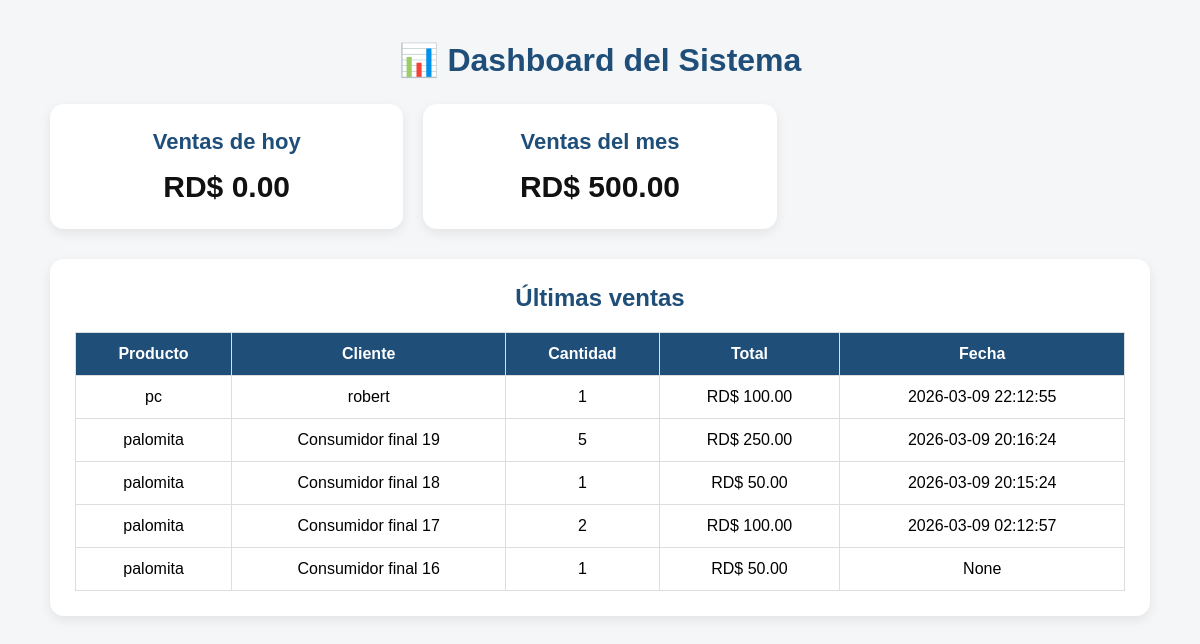
The page /inicio (signed in) on the database as committed earlier.
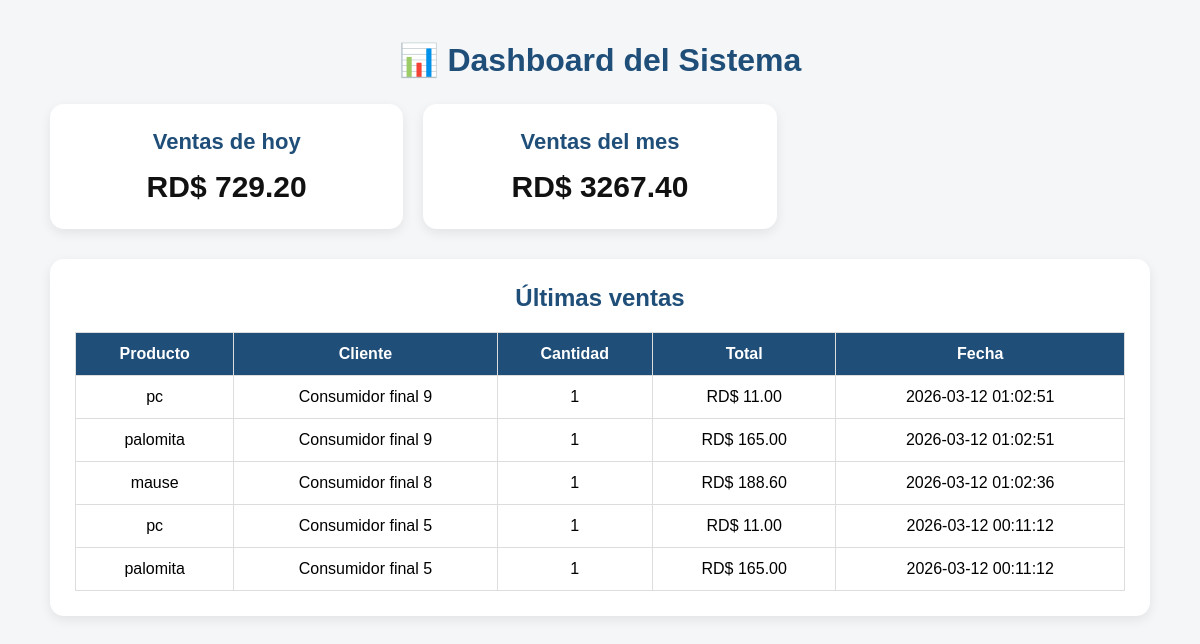
The same page on the database as committed later.
### tables this page shows
CREATE TABLE ventas (
    id INTEGER PRIMARY KEY AUTOINCREMENT,
    producto_id INTEGER,
    nombre_producto TEXT,
    cantidad INTEGER,
    precio REAL,
    total REAL
, cliente_id INTEGER, cliente_nombre TEXT, fecha TEXT, factura_id INTEGER);

### app.py (the view)
@app.route("/inicio")
def inicio_panel():
    if "usuario" not in session:
        return redirect(url_for("login"))
    conexion = sqlite3.connect("pos.db")
    cursor = conexion.cursor()
    cursor.execute("""
        SELECT IFNULL(SUM(v.total), 0)
        FROM ventas v
        WHERE DATE(v.fecha) = DATE('now', 'localtime')
          AND NOT EXISTS (
              SELECT 1
              FROM devoluciones d
              WHERE d.venta_id = v.id
                AND d.estado = 'confirmada'
          )
    """)
    ventas_hoy = cursor.fetchone()[0]
    cursor.execute("""
        SELECT IFNULL(SUM(v.total), 0)
        FROM ventas v
        WHERE strftime('%Y-%m', v.fecha) = strftime('%Y-%m', 'now', 'localtime')
          AND NOT EXISTS (
              SELECT 1
              FROM devoluciones d
              WHERE d.venta_id = v.id
                AND d.estado = 'confirmada'
          )
    """)
    ventas_mes = cursor.fetchone()[0]
    cursor.execute("""
        SELECT nombre, cantidad
        FROM productos
        WHERE cantidad <= 5
        ORDER BY cantidad ASC
    """)
    productos_bajos = cursor.fetchall()
    cursor.execute("""
        SELECT v.nombre_producto, v.cliente_nombre, v.cantidad, v.total, v.fecha
        FROM ventas v
        WHERE NOT EXISTS (
            SELECT 1
            FROM devoluciones d
            WHERE d.venta_id = v.id
              AND d.estado = 'confirmada'
        )
        ORDER BY v.id DESC
        LIMIT 5
    """)
    ultimas_ventas = cursor.fetchall()
    conexion.close()
    return render_template(
        "inicio_panel.html",
        ventas_hoy=ventas_hoy,
        ventas_mes=ventas_mes,
        productos_bajos=productos_bajos,
        ultimas_ventas=ultimas_ventas
    )

### templates/inicio_panel.html (shortened to what this page needs)
<!DOCTYPE html>
<html lang="es">
<head>
</head>
<body>
<div class="contenedor">
    <h1>📊 Dashboard del Sistema</h1>
    <div class="tarjetas">
        <div class="tarjeta">
            <h3>Ventas de hoy</h3>
            <div class="valor">RD$ {{ "%.2f"|format(ventas_hoy) }}</div>
        </div>
        <div class="tarjeta">
            <h3>Ventas del mes</h3>
            <div class="valor">RD$ {{ "%.2f"|format(ventas_mes) }}</div>
        </div>
    </div>
    <div class="bloque">
        <h2>Últimas ventas</h2>
        {% if ultimas_ventas %}
        <table>
            <tr>
                <th>Producto</th>
                <th>Cliente</th>
                <th>Cantidad</th>
                <th>Total</th>
                <th>Fecha</th>
            </tr>
            {% for venta in ultimas_ventas %}
            <tr>
                <td>{{ venta[0] }}</td>
                <td>{{ venta[1] if venta[1] else "Consumidor final" }}</td>
                <td>{{ venta[2] }}</td>
                <td>RD$ {{ "%.2f"|format(venta[3]) }}</td>
                <td>{{ venta[4] }}</td>
            </tr>
            {% endfor %}
        </table>
        {% else %}
        <div class="sin-datos">No hay ventas registradas todavía.</div>
        {% endif %}
    </div>
</div>
</body>
</html>

Rows that differ between the two databases and show on the page:
removed ventas: nombre_producto "pc", cliente_nombre "robert", cantidad "1", total "100.00", fecha "2026-03-09 22:12:55"
removed ventas: nombre_producto "palomita", cliente_nombre "Consumidor final 19", cantidad "5", total "250.00", fecha "2026-03-09 20:16:24"
removed ventas: nombre_producto "palomita", cliente_nombre "Consumidor final 18", cantidad "1", total "50.00", fecha "2026-03-09 20:15:24"
removed ventas: nombre_producto "palomita", cliente_nombre "Consumidor final 17", cantidad "2", total "100.00", fecha "2026-03-09 02:12:57"
removed ventas: nombre_producto "palomita", cliente_nombre "Consumidor final 16", cantidad "1", total "50.00", venta "None"
now on this page (row edited): ventas: nombre_producto "pc", cliente_nombre "Consumidor final 9", cantidad "1", total "11.00", fecha "2026-03-12 01:02:51"
now on this page (row edited): ventas: nombre_producto "palomita", cliente_nombre "Consumidor final 9", cantidad "1", total "165.00", fecha "2026-03-12 01:02:51"
now on this page (row edited): ventas: nombre_producto "mause", cliente_nombre "Consumidor final 8", cantidad "1", total "188.60", fecha "2026-03-12 01:02:36"
now on this page (row edited): ventas: nombre_producto "pc", cliente_nombre "Consumidor final 5", cantidad "1", total "11.00", fecha "2026-03-12 00:11:12"
now on this page (row edited): ventas: nombre_producto "palomita", cliente_nombre "Consumidor final 5", cantidad "1", total "165.00", fecha "2026-03-12 00:11:12"
Other text that changed with them:
{{ "%.2f"|format(ventas_hoy) }}: "0.00" → "729.20"
{{ "%.2f"|format(ventas_mes) }}: "500.00" → "3267.40"
